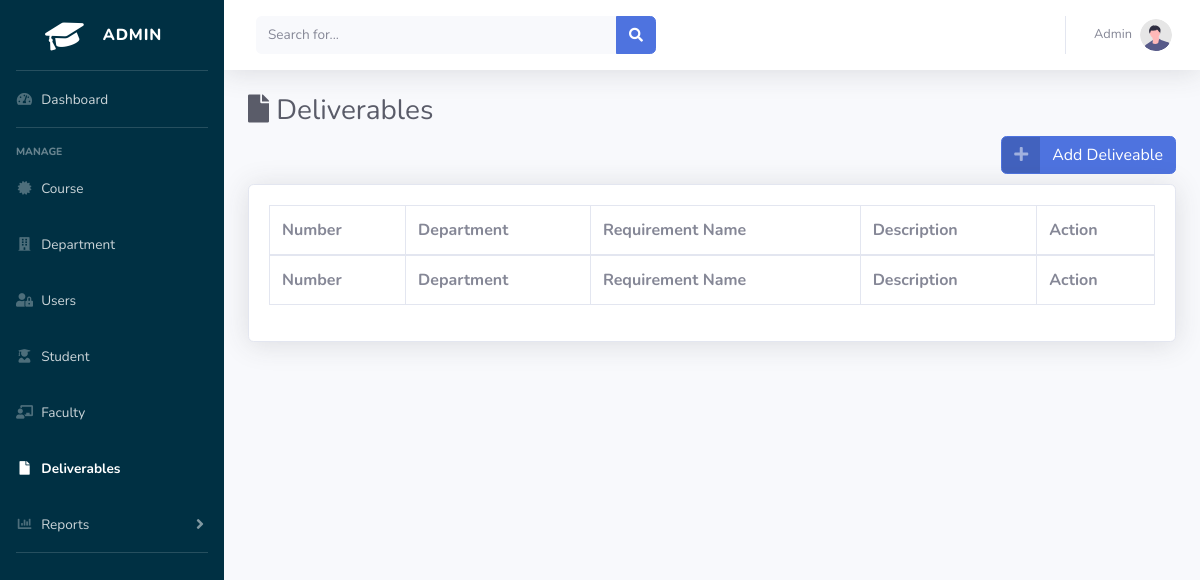
Before: /admin/deliverable.php with the older database file.
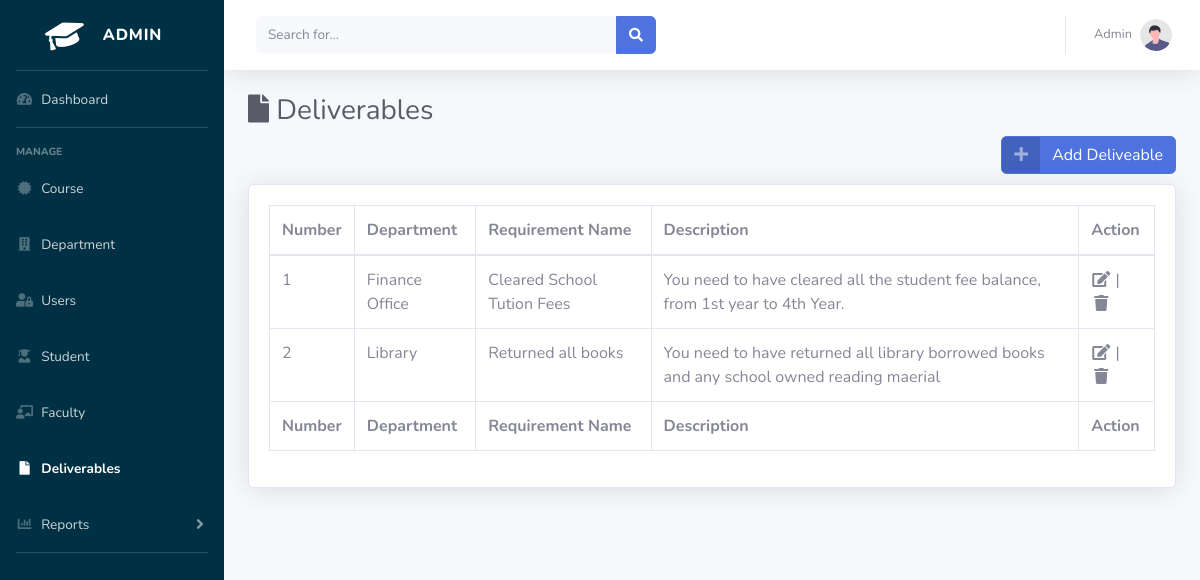
After: the same page with the newer database file.
### tables this page shows
CREATE TABLE `tbl_deliverable` (
  `deliverable_id` int(11) NOT NULL,
  `department_id` int(11) NOT NULL,
  `category` int(1) NOT NULL,
  `requirement_name` varchar(30) NOT NULL,
  `description` varchar(100) NOT NULL
);

CREATE TABLE `tbl_department` (
  `department_id` int(11) NOT NULL,
  `department_name` varchar(50) NOT NULL
);

### admin/deliverable.php (the view, shortened to what the changed rows need)
<?php
include('../shared/connection.php');
?>
<!DOCTYPE html>
<html lang="en">
<head>
    <link href="../assets/vendor/fontawesome-free/css/all.min.css" rel="stylesheet" type="text/css">
    <link href="../assets/css/sb-admin-2.min.css" rel="stylesheet">
</head>
<body id="page-top">
    <div id="wrapper" style="background-color: #003043">
        <div id="content-wrapper" class="d-flex flex-column">
            <div id="content">
                <div class="container-fluid">
                    <h1 class="h3 mb-2 text-gray-800"><i class="fas fa-file"></i> Deliverables</h1>
                                    <br><br>
                    <div class="card shadow mb-4">
                        <div class="card-body">
                            <div class="table-responsive">
                                <table class="table table-bordered" id="dataTable" width="100%" cellspacing="0">
                                    <thead>
                                        <tr>
                                            <th>Number</th>
                                            <th>Department</th>
                                            <th>Requirement Name</th>
                                            <th>Description</th>
                                            <th>Action</th>
                                        </tr>
                                    </thead>
                                    <tfoot>
                                        <tr>
                                            <th>Number</th>
                                            <th>Department</th>
                                            <th>Requirement Name</th>
                                            <th>Description</th>
                                            <th>Action</th>
                                        </tr>
                                    </tfoot>
                                    <tbody>
                                    <?php
                                        $sql = "SELECT * FROM `tbl_deliverable`  \n"
                                            . "ORDER BY `tbl_deliverable`.`department_id` ASC;";
                                        $records=mysqli_query($con,$sql);
                                        while($deliverable=mysqli_fetch_assoc($records)){
                                            $index = $deliverable['deliverable_id'];
                                            $requirement_name = $deliverable['requirement_name'] ;
                                            $reqirement_descreption = $deliverable['description'] ;
                                            $deliverable_department = $deliverable['department_id'];
                                            $sql="SELECT * FROM tbl_department WHERE department_id=$deliverable_department";
                                            $department_records=mysqli_query($con,$sql);
                                            $department_info=mysqli_fetch_assoc($department_records);
                                            $department_name = $department_info['department_name'];
                                            echo"<tr>
                                            <td>$index</td>
                                            <td>$department_name</td>
                                            <td>$requirement_name</td>
                                            <td>$reqirement_descreption</td>
                                            <td>
                                            <i class='fas fa-fw fa-edit'></i> | <i class='fas fa-fw fa-trash'></i>
                                            </td>
                                            </tr>";
                                        }
                                        ?>
                                    </tbody>
                                </table>
                            </div>
                        </div>
                    </div>
                </div>
            </div>
        </div>
    </div>
</body>
</html>

Changed rows visible on the page:
added tbl_deliverable: deliverable_id "1", department.department_name "Finance Office", requirement_name "Cleared School Tution Fees", description "You need to have cleared all the student fee balance, from 1st year to 4th Year."
added tbl_deliverable: deliverable_id "2", department.department_name "Library", requirement_name "Returned all books", description "You need to have returned all library borrowed books and any school owned reading maerial"
